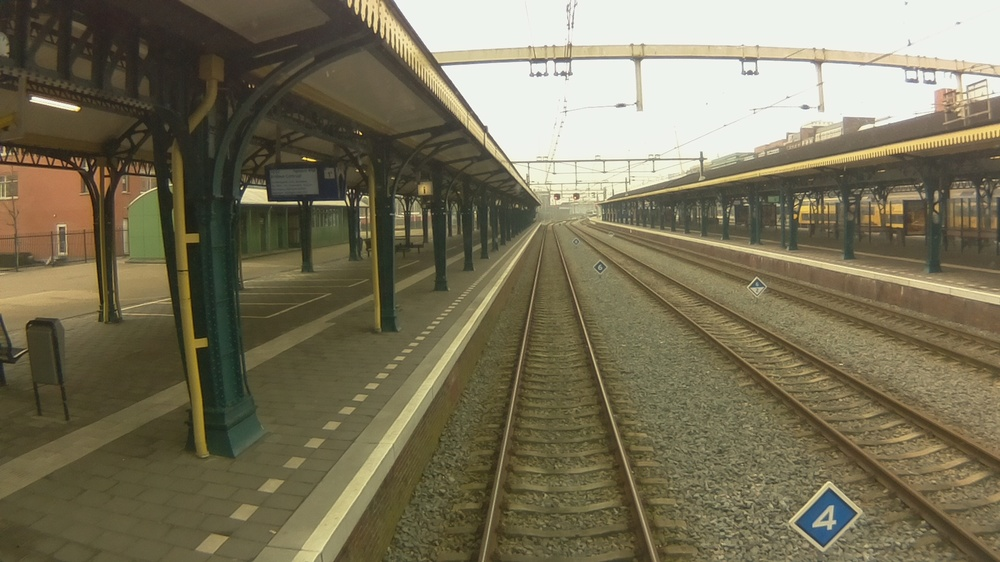
#> input picture images_2018/3.jpg, 1000 x 562 px, shrunk from 1920 x 1080 before the run
$ python -i text_reader.py   (imports and definitions only)
#> lines starting #> are read from the running program, lines starting #| are printed output that depends on the picture
import numpy as np
import cv2
import config
import pytesseract
from pytesseract import image_to_string


class ImageTextReader:

#300 dpi minimum to be detected
#text around 12pt
#fix text lines
#image without dark parts
    def readText(self, image):
        # Convert to gray
        temp = np.asarray(image)
        img = cv2.cvtColor(temp, cv2.COLOR_BGR2GRAY)
        # Apply dilation and erosion to remove some noise
        kernel = np.ones((1, 1), np.uint8)
        img = cv2.dilate(img, kernel, iterations=1)
        img = cv2.erode(img, kernel, iterations=1)
        #cv2.imwrite( "thres.png", img)
        #  Apply threshold to get image with only black and white
        #img = cv2.adaptiveThreshold(img, 255, cv2.ADAPTIVE_THRESH_GAUSSIAN_C, cv2.THRESH_BINARY, 31, 2)
        # Recognize text with tesseract for python
        result = pytesseract.image_to_string(img, config='--psm 4')
        if result=='':
            return 'No text'
        else:
            return str(result)

>>> import cv2
>>> picture = cv2.imread('images_2018/3.jpg')
#> picture is the input picture: shape (562, 1000, 3); mean B, G, R 88.6, 113.5, 120
>>> result = ImageTextReader().readText(picture)
#> in readText, `img = cv2.cvtColor(temp, cv2.COLOR_BGR2GRAY)`:
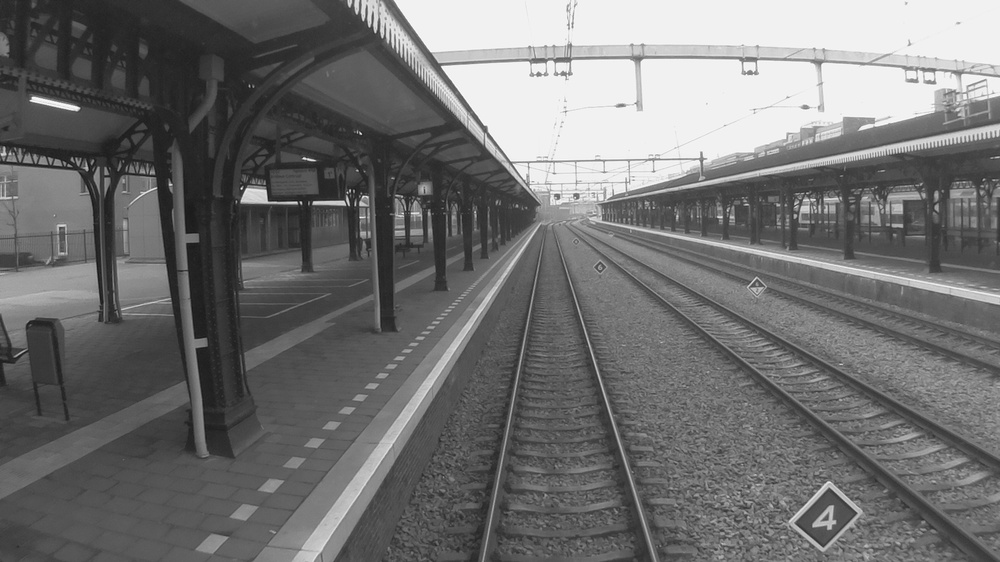
#> img: shape (562, 1000); min 17, max 255, mean 112.6
#> (the run stopped early here; a loop or call above may not have finished)

$ run again, on images_2018/5.jpg
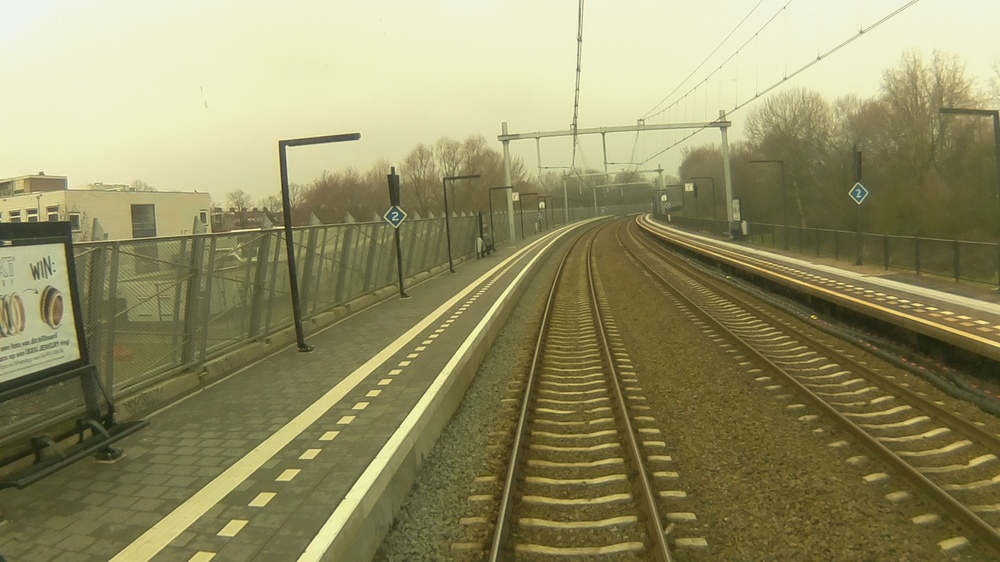
#> input picture images_2018/5.jpg, 1000 x 562 px, shrunk from 1920 x 1080 before the run
#> picture is the input picture: shape (562, 1000, 3); mean B, G, R 100.7, 142.3, 146.9
#> in readText, `img = cv2.cvtColor(temp, cv2.COLOR_BGR2GRAY)`:
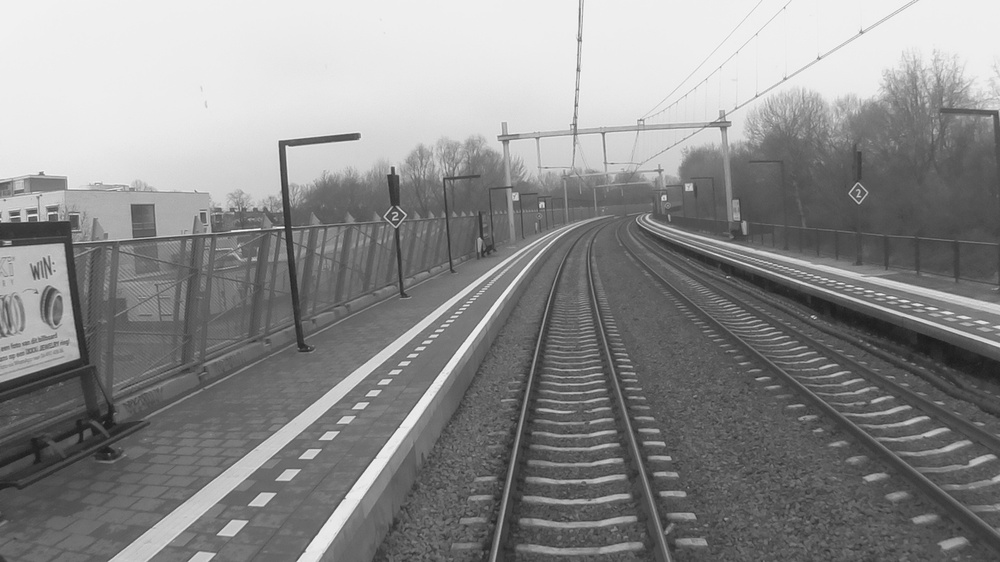
#> img: shape (562, 1000); min 26, max 249, mean 138.9

$ run again, on images_2018/image1.jpg
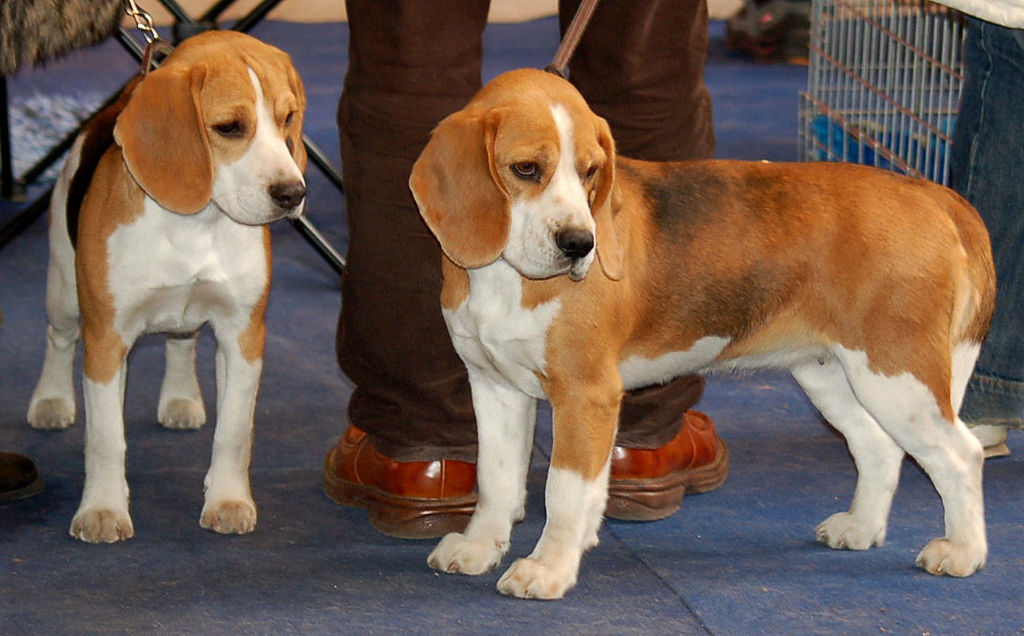
#> input picture images_2018/image1.jpg, 1024 x 636 px
#> picture is the input picture: shape (636, 1024, 3); mean B, G, R 81.9, 93.2, 112
#> in readText, `img = cv2.cvtColor(temp, cv2.COLOR_BGR2GRAY)`:
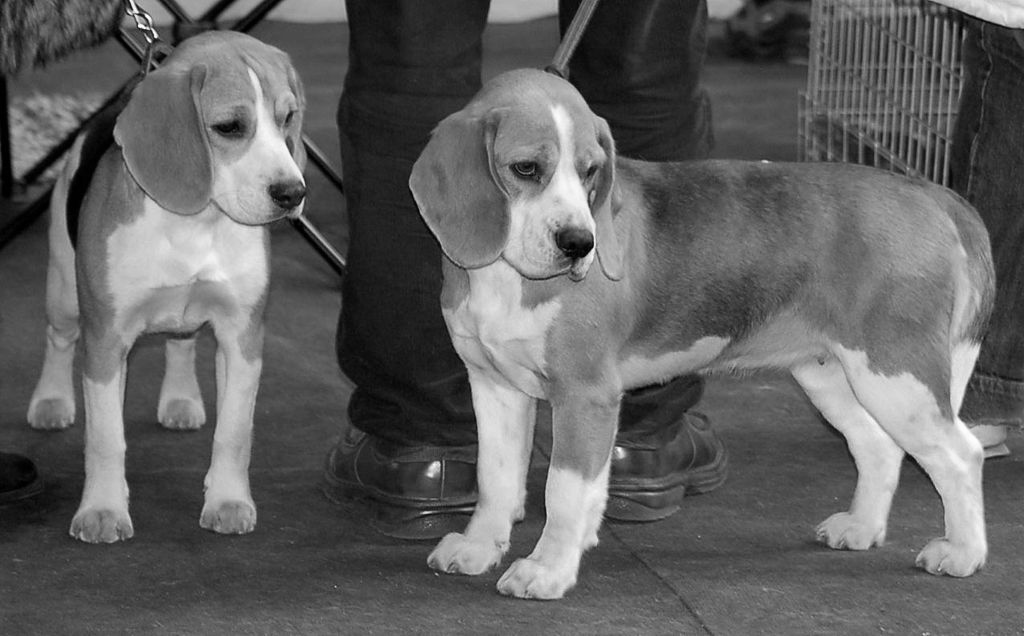
#> img: shape (636, 1024); min 0, max 254, mean 97.5

$ run again, on images_2018/image7.jpg
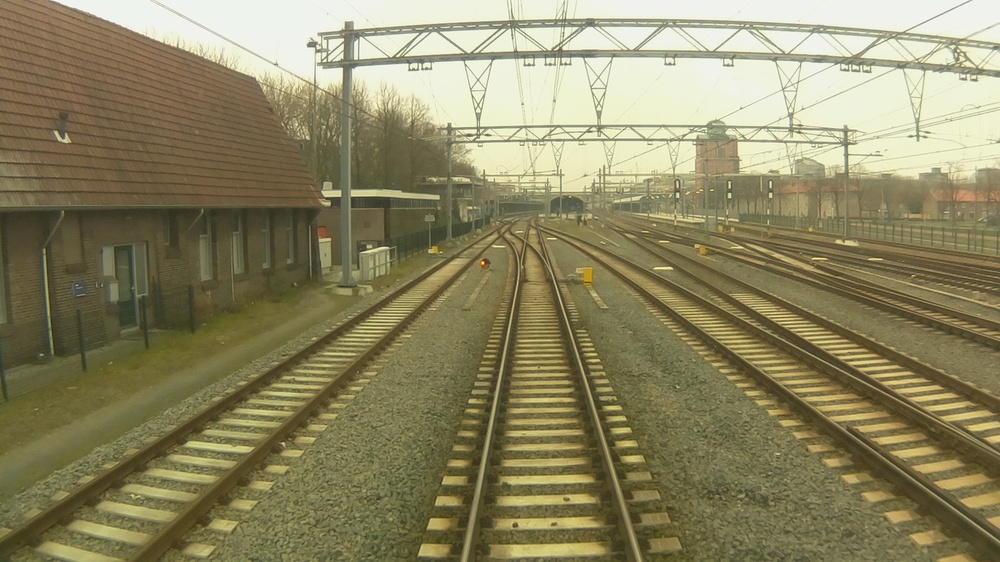
#> input picture images_2018/image7.jpg, 1000 x 562 px, shrunk from 1920 x 1080 before the run
#> picture is the input picture: shape (562, 1000, 3); mean B, G, R 98.3, 133.8, 140.1
#> in readText, `img = cv2.cvtColor(temp, cv2.COLOR_BGR2GRAY)`:
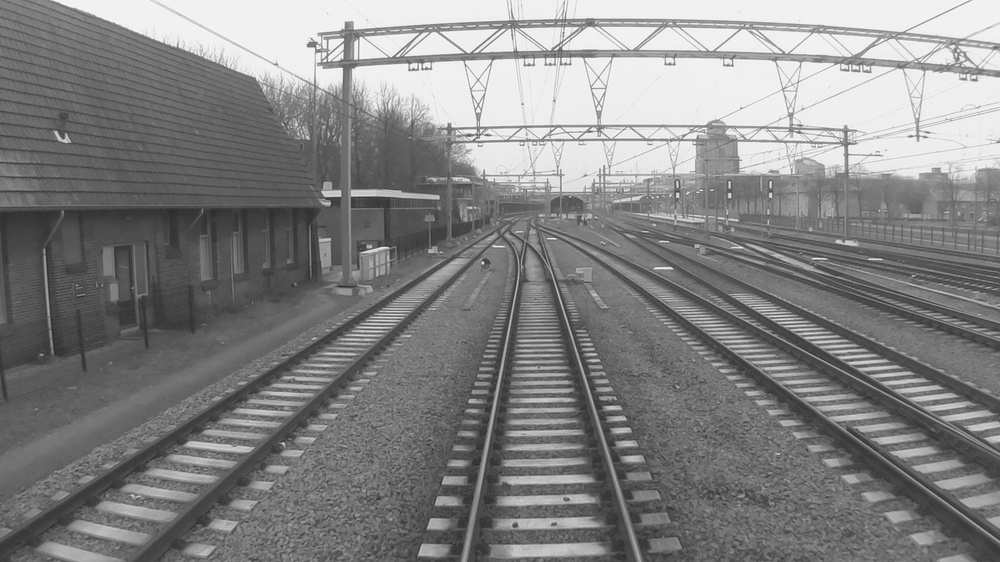
#> img: shape (562, 1000); min 41, max 254, mean 131.6
